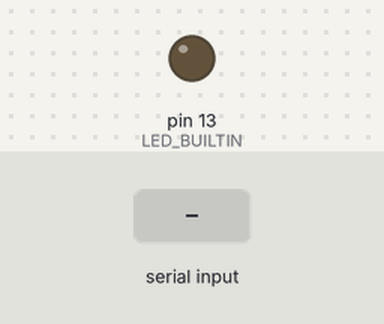
This sketch was run on a simulated Arduino Uno, built with avr-gcc and run on an emulated ATmega328P. Parts: output pins drawn as LEDs (lit = HIGH). The inputs (shaded band) are chosen by the test bench.

Above: at 1.2 s.
1.3 s: byte 98 (CMD_NEWMODE) received over Serial
At 2.1 s:
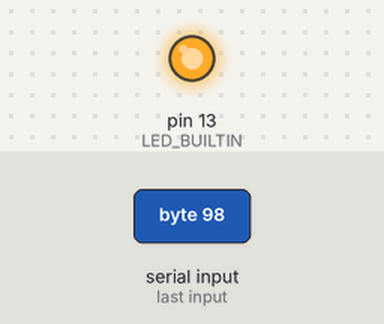
2.8 s: "1" received over Serial
At 3.3 s:
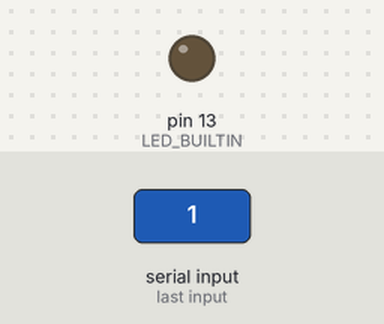
Timing chart, 0 to 5.8 s (numbered marks = the images above; inputs shaded):
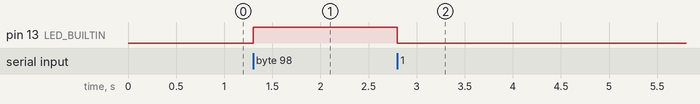

Measured:
- after the input at 1.3 s, pin 13 (LED_BUILTIN): LOW → HIGH at once
- after the input at 2.8 s, pin 13 (LED_BUILTIN): HIGH → LOW at once

The sketch:

soil_sensor_firmware.ino
```cpp
#define MODE_STREAM 0x0
#define MODE_ACK 0x1
#define MODE_HUM 0x2
#define MODE_TMP 0x4
#define MODE_STRING 0x8
#define MODE_RAW 0x10
#define MODE_RECV_LUT 0x11

//'a', 'b' respectively
#define CMD_ACK 0x61
#define CMD_NEWMODE 0x62

#define PIN_TMP0 A0
#define PIN_TMP1 A1
#define PIN_HUM 5

#define TMP_SAMPLES 100

int current_mode = 0;
int incoming_byte = 0;

bool ackd = true;
bool recv_mode = false;

bool stream_mode = false;
bool ack_mode = true;

bool hum_mode = true;
bool temp_mode = true;
;
bool string_mode = true;
bool raw_mode = true;

int val_hum = 0;
int val_tmp0 = 0;
int val_tmp1 = 0;

int acc0 = 0;
int acc1 = 0;

void setup() {
  pinMode(PIN_HUM, INPUT);
  pinMode(PIN_TMP0, INPUT);
  pinMode(PIN_TMP1, INPUT);
  pinMode(LED_BUILTIN, OUTPUT);
  Serial.begin(9600);
}


void loop() {
  ackd = false;
  if(Serial.available() > 0){
    incoming_byte = Serial.read();
    if(recv_mode){
      current_mode = incoming_byte;

      stream_mode = MODE_STREAM & current_mode == MODE_STREAM;
      ack_mode = MODE_ACK & current_mode == MODE_ACK;
      hum_mode = MODE_HUM & current_mode == MODE_HUM;
      temp_mode = MODE_TMP & current_mode == MODE_TMP;
      string_mode = MODE_STRING & current_mode == MODE_STRING;
      raw_mode = MODE_RAW & current_mode == MODE_RAW;

      if(ack_mode) ackd = true;

      recv_mode = false;
      digitalWrite(LED_BUILTIN, LOW);
      //TODO: Test mode receive;
    }
    else if(incoming_byte == CMD_ACK){
      ackd = true;
    }
    else if(incoming_byte == CMD_NEWMODE){
      recv_mode = true;
      digitalWrite(LED_BUILTIN, HIGH);
    }
  }


  if( stream_mode || (ack_mode && ackd)){

    if(temp_mode){
      acc0 = 0;
      acc1 = 0;

      for(int i = 0; i < TMP_SAMPLES; i++){
        analogRead(PIN_TMP0);
        acc0 = analogRead(PIN_TMP0);
        analogRead(PIN_TMP1);
        acc1 = analogRead(PIN_TMP1);
      }

      val_tmp0 = acc0;
      val_tmp1 = acc1;
    }

    if(hum_mode){
      val_hum = analogRead(PIN_HUM);
    }
    //TODO: Implement temp read mode
  }

  if(string_mode){
    if(temp_mode && (stream_mode || (ack_mode && ackd) )) {Serial.println(String(val_tmp0)); Serial.println(String(val_tmp1));}
    if(hum_mode && (stream_mode || (ack_mode && ackd) )) Serial.println(String(val_hum));

  } else if(raw_mode){
    if(temp_mode && (stream_mode || (ack_mode && ackd) )) {Serial.write(val_tmp0); Serial.write(val_tmp1);}
    if(hum_mode && (stream_mode || (ack_mode && ackd) ))Serial.write(val_hum);
  }

}
```

thermistor_thing.ino
```cpp
/*
#define TMP_SAMPLES 10000
#define FIXED_RES 22000.0f

unsigned long long acc0 = 0;
unsigned long long acc1 = 0;

float res0 = 0;
float res1 = 0;

void _setup() {
  // put your setup code here, to run once:
  Serial.begin(9600);
  pinMode(A5, INPUT);
  pinMode(A0, INPUT);
  //pinMode(A5, INPUT);
  analogReference(EXTERNAL);
}

void _loop() {
  // put your main code here, to run repeatedly:
  acc0 = 0;
  acc1 = 0;

  for(int i = 0; i < TMP_SAMPLES; i++){
    analogRead(A0);
    acc0 += analogRead(A0);
    analogRead(A5);
    acc1 += analogRead(A5);
  }

  acc0 = acc0/TMP_SAMPLES;
  acc1 = acc1/TMP_SAMPLES;

  res0 = FIXED_RES*acc0 / (1023-acc0);
  res1 = FIXED_RES*acc1 / (1023-acc1);

  Serial.println(String(res0));
  Serial.println(String(res1));
  //Serial.println(String(analogRead(A5)));
}
*/
```
